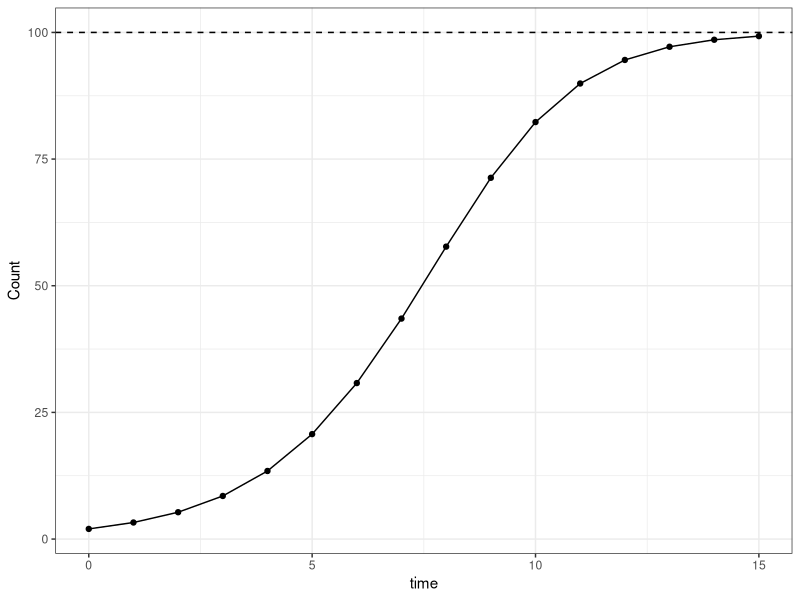
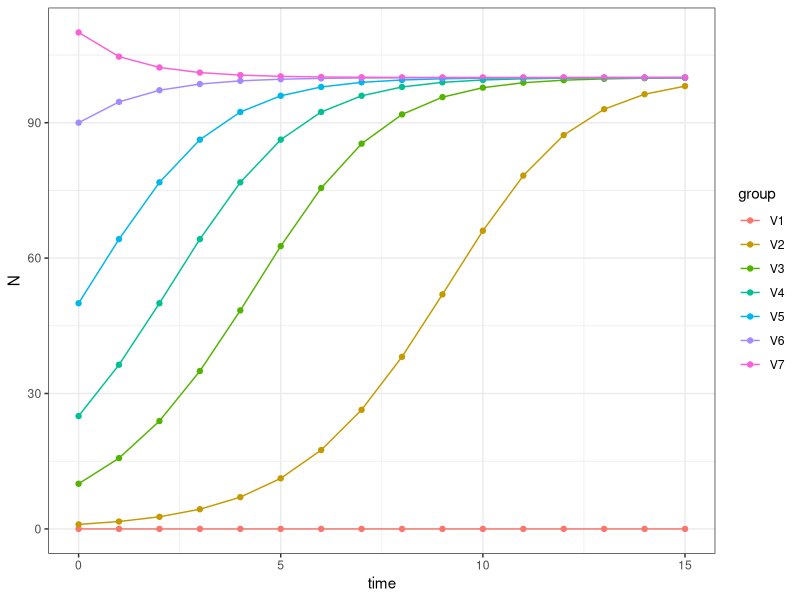
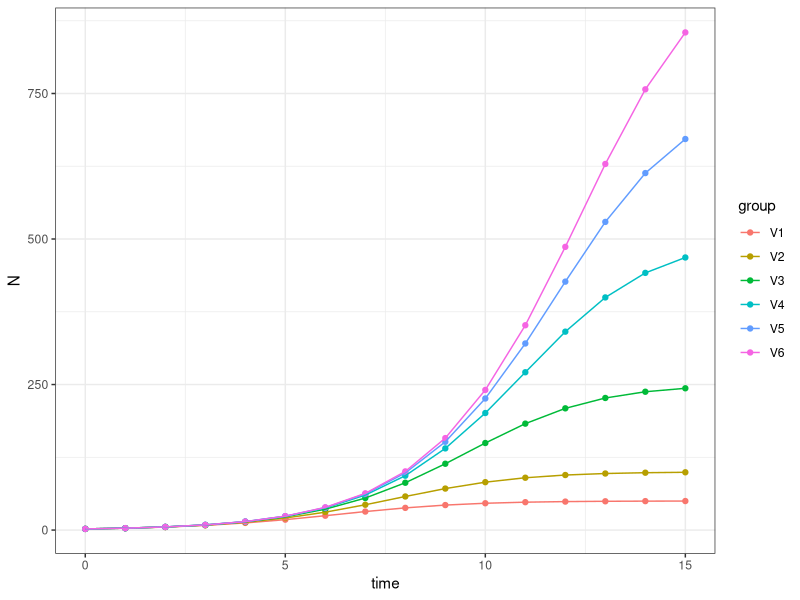
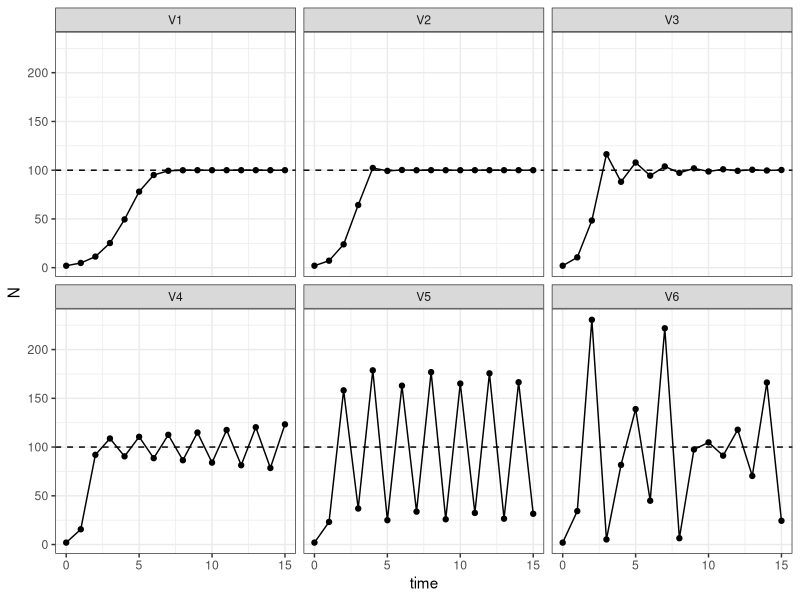
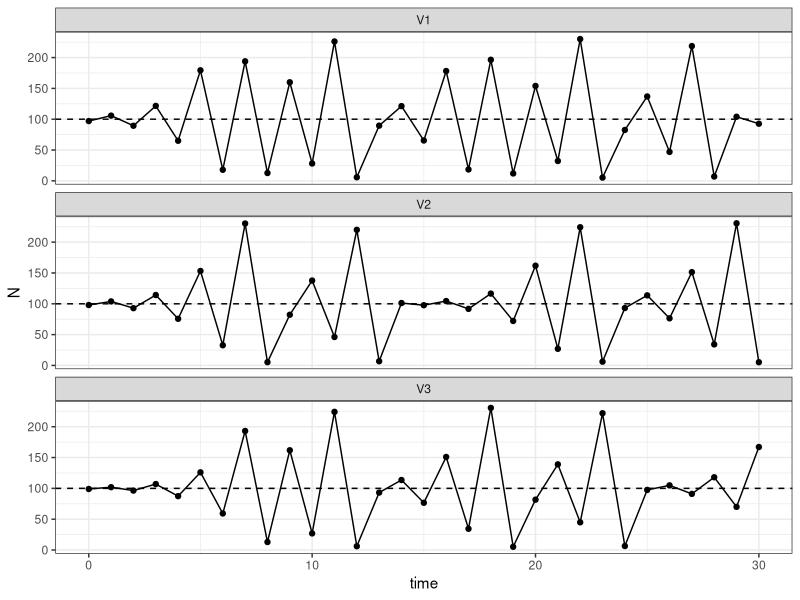
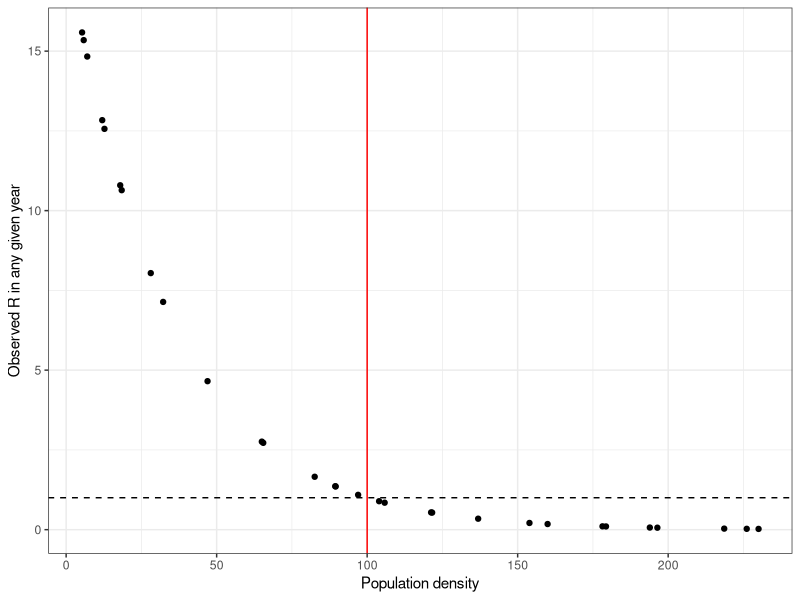
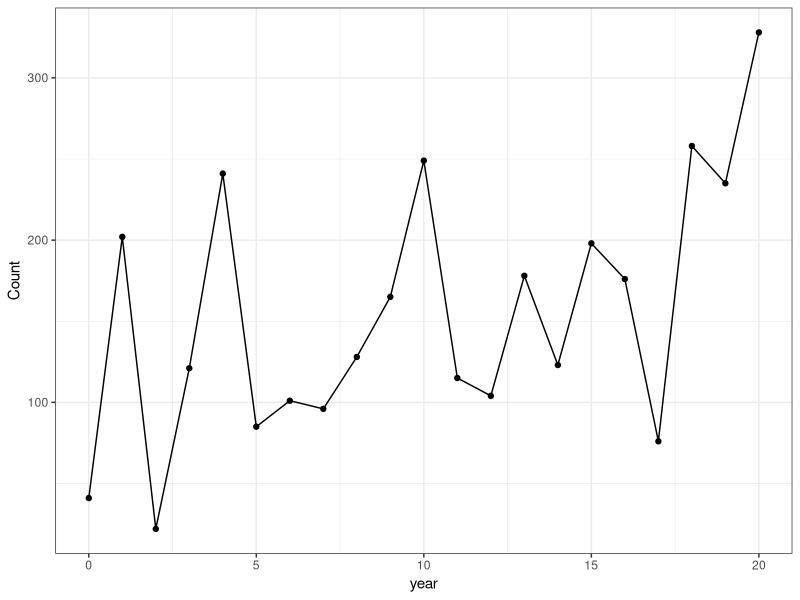
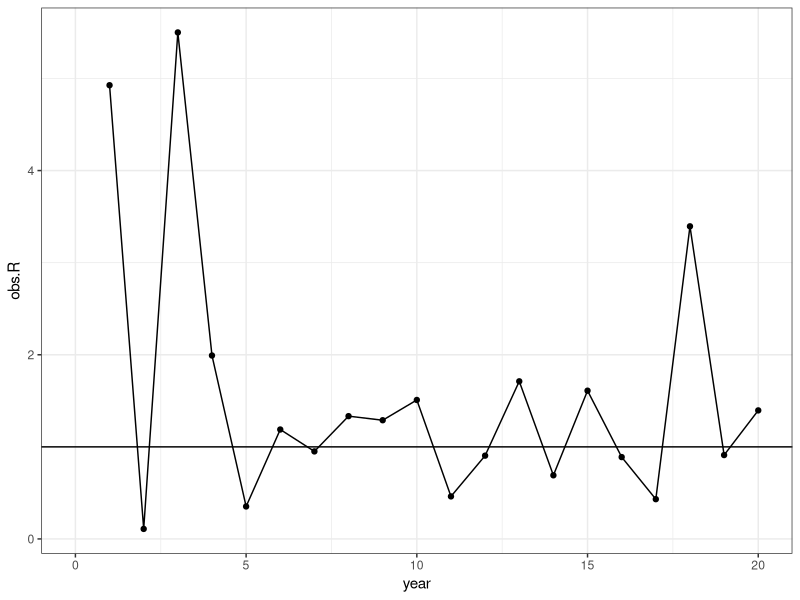

R code for these plots, in order:
library(tidyverse)

## 1. LOGISTIC GROWTH FUNDTION
dlogistic <- function(K = 100, rd = .5, N0 = 2, t = 15) {
  N <- c(N0, numeric(t))
  for (i in 1:t) N[i + 1] <- {
    N[i] * exp(rd * (1 - N[i]/K))
  }
  return(N)
}

Nts <- dlogistic()

t <- 15; k <- 100;

ggplot(data=NULL, aes(x=0:15, y=Nts)) + geom_point() + geom_line() + geom_hline(yintercept=(k), lty=2) + labs(x="time",y="Count") + theme_bw()


## Populations with different starting populations
N0s <- c(0, 1, 10, 25, 50, 90, 110)
time <- 0:15
Ndat1 <- sapply(N0s, function(n) dlogistic(N0 = n)) %>% as.data.frame() %>% cbind(time) %>% pivot_longer(cols=1:7, names_to = 'group', values_to = 'N')

ggplot(data=Ndat1, aes(x=time, y=N, color=group)) + geom_point() + geom_line() + theme_bw()

## Populations with carrying capacities from 50 to 1000 
k.s <- c(50, 100, 250, 500, 750, 1000)
time <- 0:15
Ndat2 <- sapply(k.s, function(k) dlogistic(K = k, t = 15)) %>% as.data.frame() %>% cbind(time) %>%
  pivot_longer(cols=1:6, names_to = 'group', values_to = 'N')

ggplot(data=Ndat2, aes(x=time, y=N, color=group)) + geom_point() + geom_line() + theme_bw()

## Populations with different growth rates rd
rd.v <- seq(.9, 3, by = 0.4)
t <- 15
Ndat3 <- sapply(rd.v, function(r) dlogistic(rd = r, t = t)) %>% as.data.frame() %>% cbind(time) %>% pivot_longer(cols=1:6, names_to = 'group', values_to = 'N')

ggplot(data=Ndat3, aes(x=time, y=N)) + geom_point() + geom_line() + theme_bw() + geom_hline(yintercept = 100, lty=2) + 
  facet_wrap(~group, )

### Populations with sensativity to starting sizes
N.init <- c(97, 98, 99); time <- 0:30
Ndat4 <- sapply(N.init, function(n0) dlogistic(rd = 2.9, N0 = n0, t = 30)) %>% as.data.frame() %>% cbind(time) %>%
  pivot_longer(cols=1:3, names_to = 'group', values_to = 'N')

ggplot(data=Ndat4, aes(x=time, y=N)) + geom_point() + geom_line() + geom_hline(yintercept = 100, lty=2) + facet_wrap(~group, nrow=3) + theme_bw()


## plot population growth rate against population size for group V1. What do you see? Think about this...
DD.V1 <- Ndat4 %>% filter(group=='V1')
DD.R <- DD.V1$N[2:31]/DD.V1$N[1:30]

ggplot(data=NULL, aes(x=DD.V1$N[1:30], y=DD.R)) + geom_point() + geom_hline(yintercept=1,lty=2)+geom_vline(xintercept = 100, color="red")+ 
  xlab("Population density") + ylab("Observed R in any given year") + theme_bw()

#####################################################################
#### generate 21 years of *fake* data ###
year <- 0:20
set.seed(5)
Count <- abs(round(rnorm(21, (100*1.05^year), 70),0))
dat <- as.data.frame(cbind(year,Count))

ggplot(data=dat, aes(x=year, y=Count)) + geom_point() + geom_line() + theme_bw()

dat$obs.R <- NA

dat$obs.R[2:21] <- dat$Count[2:21]/dat$Count[1:20]
obs.R <- dat$Count[2:21]/dat$Count[1:20]

ggplot(data=dat, aes(x=year, y=obs.R)) + geom_point() + geom_line() + geom_abline(intercept=1,slope=0) + theme_bw()


## R against pop size
ggplot(data=NULL, aes(x=dat$Count[1:20], y=obs.R)) + geom_point() + geom_smooth(method='lm', formula=y~log(x)) + geom_abline(intercept=1,slope=0) + theme_bw()


##########################################################################################################################
### conduct 50 year similation analysis 
years <- 0:50
set.seed(12)

DD50yr <- numeric(length(years))
DD50yr[1] <- min(dat$Count) 

#create vector of K's with variability
Ksim = rnorm(50,154,50) 

for (t in 1:50) {
  DD50yr[t + 1] <- 
    DD50yr[t] * exp(log(2) * (1 - DD50yr[t]/Ksim[t]))
}

ggplot(data=NULL, aes(x=years, y=DD50yr)) + geom_point() + geom_line() + theme_bw()

simR <- NA
simR <- DD50yr[2:51]/DD50yr[1:50]

## R against pop size
ggplot(data=NULL, aes(x=DD50yr[1:50], y=simR)) + geom_point() + geom_abline(intercept=1,slope=0)+ theme_bw()


#############################################################################################
### function for running many 50 year simulations ###########################################
PopSim1 <- function(N0, years = 50, sims = 1, Ks) {
  sim.K = matrix(sample(Ks, size = sims * years, replace = TRUE),
                 nrow = years, ncol = sims)
  output <- numeric(years + 1)
  output[1] <- N0
  outmat <- sapply(1:sims, function(i) {
    for (t in 1:years) output[t + 1] <- 
        round(output[t] * exp(log(2) * (1 - output[t]/sim.K[t,i])), 0)
    output
  })
  return(outmat)
}

#############################################################################
## run 10 simulations

simDD10 <- as.data.frame(PopSim1(N0 = 22, sims = 100, Ks=Ksim)) %>% mutate(year=0:50)  %>%  gather("sim","count",-year)

ggplot(simDD10, aes(x=year,y=count,color=sim))+geom_line() + theme_bw()

## histogram of minimum population size for each simulation
ggplot(data=simDD10 %>% group_by(sim) %>% summarize(min_count=min(count)), aes(x=min_count))+geom_histogram()

## summary of density-dependent simulations
simDDsummary <- simDD10 %>% filter(year==50) %>% select(count) 
year50_DD_quantiles <- quantile(simDDsummary$count, probs=c(.025,.975))

n_DD_extinct <- simDD10 %>% group_by(sim) %>% summarize(min_count=min(count)) %>% filter(min_count<22) %>% count() %>% as.data.frame

year50_DD_quantiles
n_DD_extinct

mean_DD <- simDD10 %>% summarize(mean_count=mean(count)) %>%  as.data.frame()
